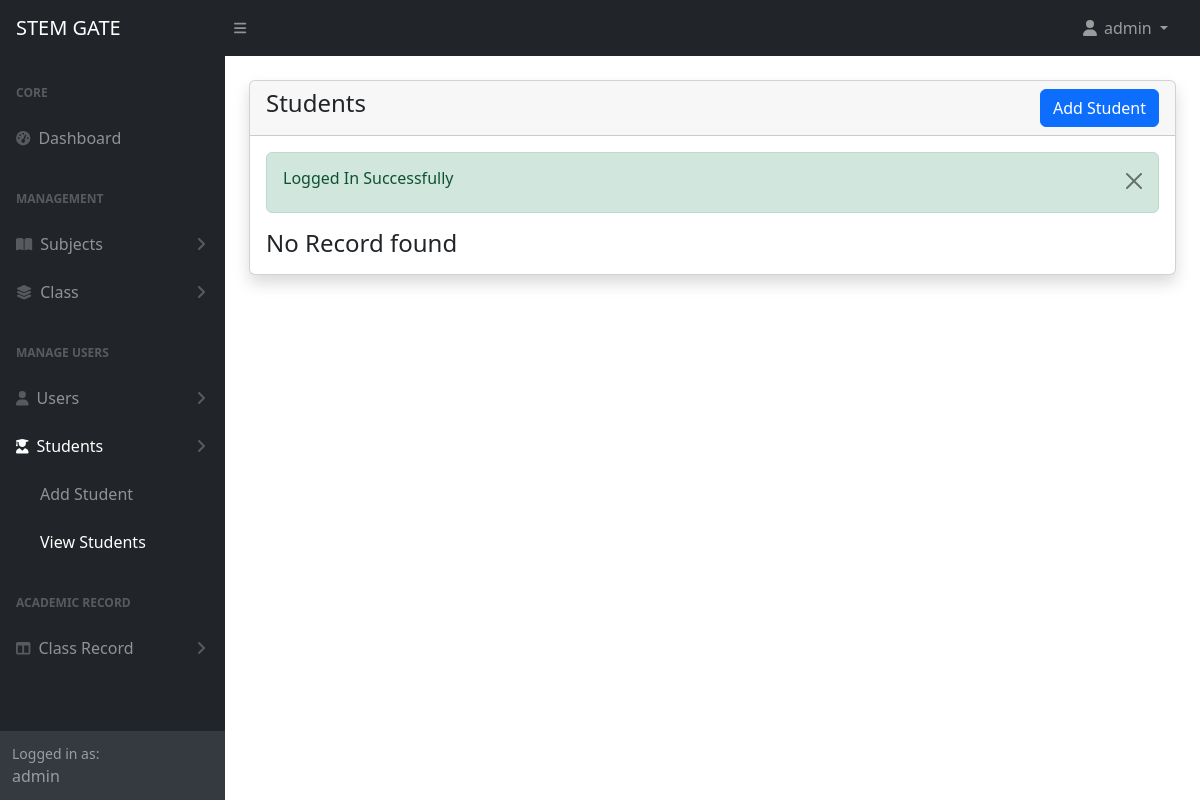
Page /admin/students.php (signed in) on the earlier database version.
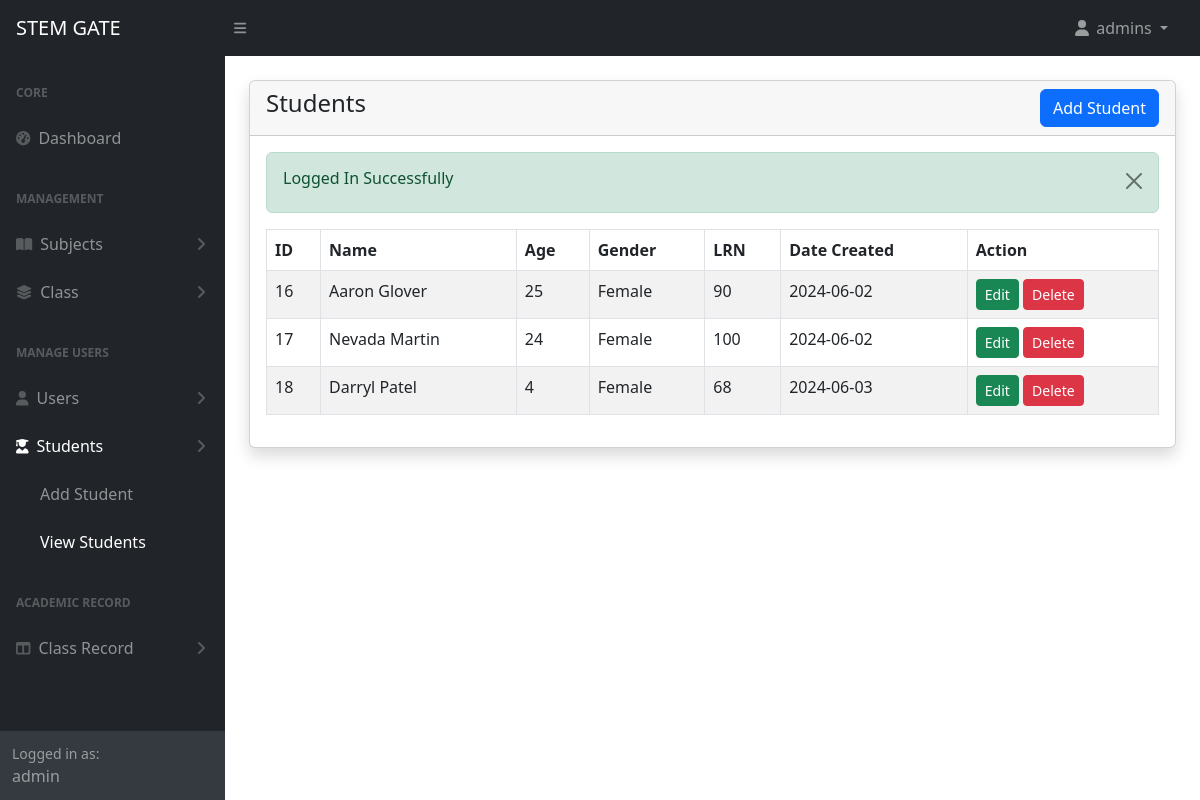
Same page on the later database version.
### tables this page shows
CREATE TABLE `students` (
  `id` int(11) NOT NULL,
  `name` varchar(191) NOT NULL,
  `age` varchar(191) DEFAULT NULL,
  `gender` varchar(50) DEFAULT NULL,
  `lrn` varchar(191) DEFAULT NULL,
  `created_at` date NOT NULL DEFAULT current_timestamp()
);

### admin/students.php (the view, shortened to what this page needs)
<?php include('includes/header.php') ?>
<div class="container-fluid px-4">
    <div class="card mt-4 shadow">
        <div class="card-header">
            <h4 class="mb-0">Students
                <a href="students-create.php" class="btn btn-primary float-end">Add Student</a>
            </h4>
        </div>
        <div class="card-body">
            <?php
            $students = getAll('students');
            if (mysqli_num_rows($students) > 0) {
            ?>
                <div class="table-responsive">
                    <table class="table table-striped table-bordered" id="students_table">
                        <thead>
                            <tr>
                                <th>ID</th>
                                <th>Name</th>
                                <th>Age</th>
                                <th>Gender</th>
                                <th>LRN</th>
                                <th>Date Created</th>
                                <th>Action</th>
                            </tr>
                        </thead>
                        <tbody>
                            <?php foreach ($students as  $item) : ?>
                                <tr>
                                    <td><?= $item['id'] ?></td>
                                    <td><?= $item['name'] ?></td>
                                    <td><?= calculateAge($item['age']); ?></td>
                                    <td>
                                        <?php
                                        if ($item['gender'] === 'm') {
                                            echo 'Male';
                                        } elseif ($item['gender'] === 'f') {
                                            echo 'Female';
                                        } else {
                                            echo 'Unknown';
                                        }
                                        ?>
                                    </td>
                                    <td><?= $item['lrn'] ?></td>
                                    <td><?= convertToDateOnly($item['created_at']) ?></td>
                                    <td>
                                        <a href="students-edit.php?id=<?= $item['id']; ?>" class="btn btn-success btn-sm">Edit</a>
                                        <a href="students-delete.php?id=<?= $item['id']; ?>" class="btn btn-danger btn-sm"
                                        onclick="return confirm('Are you sure you want to delete this data?')">Delete</a>
                                    </td>
                                </tr>
                            <?php endforeach; ?>
                        </tbody>
                    </table>
                </div>
            <?php
            } else {
            ?>
                <h4 class="mb-0">No Record found</h4>
            <?php
            }
            ?>
        </div>
    </div>
</div>
<?php include('includes/footer.php') ?>

### admin/includes/navbar.php (shortened to what this page needs)
<nav class="sb-topnav navbar navbar-expand navbar-dark bg-dark">
    <a class="navbar-brand ps-3" href="index.html">STEM GATE</a>
    <button class="btn btn-link btn-sm order-1 order-lg-0 me-4 me-lg-0" id="sidebarToggle" href="#!"><i class="fas fa-bars"></i></button>
    <ul class="navbar-nav ms-auto ms-md-0 me-3 me-lg-4">
        <li class="nav-item dropdown">
            <a class="nav-link dropdown-toggle" id="navbarDropdown" href="#" role="button" data-bs-toggle="dropdown" aria-expanded="false"><i class="fas fa-user fa-fw"></i>
                <?= $_SESSION['loggedInUser']['name']; ?>
            </a>
        </li>
    </ul>
</nav>

Differences in the rows shown:
added students: id "16", name "Aaron Glover", age "25", gender "Female", lrn "90", created_at "2024-06-02"
added students: id "17", name "Nevada Martin", age "24", gender "Female", lrn "100", created_at "2024-06-02"
added students: id "18", name "Darryl Patel", age "4", gender "Female", lrn "68", created_at "2024-06-03"
Other differences:
$_SESSION['loggedInUser']['name']: "admin" → "admins"
text no longer shown: "No Record found"
text now shown: "ID Name Age Gender LRN Date Created Action"
